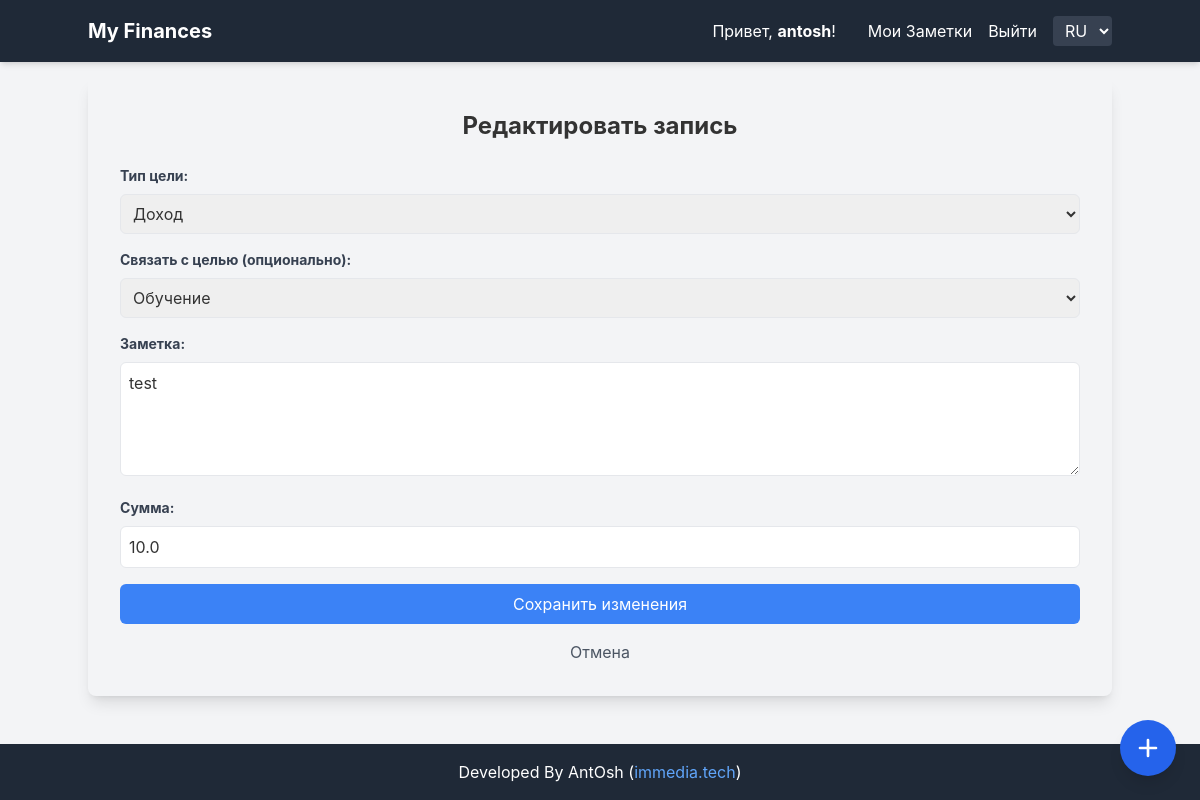
Screenshot of /edit_goal/7 (signed in) with the database file from the repository.
### tables this page shows
CREATE TABLE users (
            id INTEGER PRIMARY KEY AUTOINCREMENT,
            username TEXT UNIQUE NOT NULL,
            password_hash TEXT NOT NULL
        );

CREATE TABLE goals (
                    id INTEGER PRIMARY KEY AUTOINCREMENT,
                    user_id INTEGER NOT NULL,
                    goal_type TEXT NOT NULL,
                    note TEXT NOT NULL,
                    amount REAL DEFAULT 0.00,
                    created_at TIMESTAMP DEFAULT CURRENT_TIMESTAMP,
                    user_goal_id TEXT, -- ИЗМЕНЕНО: Теперь это TEXT
                    FOREIGN KEY (user_id) REFERENCES users (id)
                );

### app.py (the view, shortened to what this page needs)
@app.route('/edit_goal/<int:goal_id>', methods=['GET', 'POST'])
@login_required
def edit_goal(goal_id):
    conn = get_db()
    cursor = conn.cursor()
    user_id = g.user['id']
    cursor.execute("SELECT * FROM goals WHERE id = ?", (goal_id,))
    goal = cursor.fetchone()
    if goal is None or goal['user_id'] != user_id:
        flash(_('Запись не найдена или у вас нет прав доступа.'), 'danger')
        return redirect(url_for('user_notes', username=g.user['username']))
    user_goals = FIXED_GOALS  # НОВОЕ: Используем фиксированные цели
    return render_template('edit_goal.html', goal=goal, user_goals=user_goals)

### app.py (called while the page is built)
def get_locale_from_request():
    lang = request.args.get('lang')
    if lang in LOCALES:  # Проверяем, что язык есть в нашем словаре
        session['lang'] = lang
        return lang
    if 'lang' in session and session['lang'] in LOCALES:
        return session['lang']
    best_browser_match = request.accept_languages.best_match(LOCALES.keys())
    if best_browser_match and best_browser_match in LOCALES:
        return best_browser_match
    return 'ru'  # Язык по умолчанию, если ничего не найдено

@app.before_request
def set_g_locale():
    g.locale = get_locale_from_request()

def get_db():
    if 'db' not in g:
        g.db = get_db_connection()
    return g.db

@app.before_request
def load_logged_in_user():
    user_id = session.get('user_id')
    if user_id is None:
        g.user = None
    else:
        conn = get_db()
        cursor = conn.cursor()
        cursor.execute("SELECT * FROM users WHERE id = ?", (user_id,))
        g.user = cursor.fetchone()

def login_required(view):
    @functools.wraps(view)
    def wrapped_view(**kwargs):
        if g.user is None:
            flash(_('Для доступа к этой странице необходимо войти в систему.'), 'warning')
            return redirect(url_for('login'))
        return view(**kwargs)
    return wrapped_view

### database.py (called while the page is built)
def get_db_connection():
    conn = sqlite3.connect(DATABASE)
    conn.row_factory = sqlite3.Row
    return conn

### locales.py (called while the page is built)
def gettext_manual(text, **variables):
    from flask import g
    current_locale = getattr(g, 'locale', 'ru')
    translated_text = LOCALES.get(current_locale, {}).get(text, text)
    if variables:
        try:
            return translated_text % variables
        except TypeError:
            return translated_text
    return translated_text

### templates/edit_goal.html (shortened to what this page needs)
{% extends 'base.html' %}
{% block content %}
    <h2 class="text-2xl font-bold mb-6 text-center">{{ _('Редактировать запись') }}</h2>
    {% if goal %}
        <form method="post" class="space-y-4">
            <div>
                <label for="goal_type" class="block text-gray-700 text-sm font-bold mb-2">{{ _('Тип цели:') }}</label>
                <select id="goal_type" name="goal_type" class="w-full p-2 border rounded-md">
                    <option value="income" {% if goal.goal_type == 'income' %}selected{% endif %}>{{ _('Доход') }}</option>
                </select>
            </div>
            <div>
                <label for="user_goal" class="block text-gray-700 text-sm font-bold mb-2">{{ _('Связать с целью (опционально):') }}</label>
                <select id="user_goal" name="user_goal_id" class="w-full p-2 border rounded-md">
                    {% for goal_name in user_goals %}
                        <option value="{{ goal_name }}" {% if goal.user_goal_id == goal_name %}selected{% endif %}>{{ _(goal_name) }}</option>
                    {% endfor %}
                </select>
            </div>
            <div>
                <label for="note" class="block text-gray-700 text-sm font-bold mb-2">{{ _('Заметка:') }}</label>
                <textarea id="note" name="note" rows="4" class="w-full p-2 border rounded-md" required>{{ goal.note }}</textarea>
            </div>
            <div>
                <label for="amount" class="block text-gray-700 text-sm font-bold mb-2">{{ _('Сумма:') }}</label>
                <input type="number" id="amount" name="amount" step="0.01" value="{{ goal.amount if goal.amount is not none else '0.00' }}" class="w-full p-2 border rounded-md" required>
            </div>
            <button type="submit" class="w-full bg-blue-500 text-white p-2 rounded-md hover:bg-blue-600">{{ _('Сохранить изменения') }}</button>
            <a href="{{ url_for('user_notes', username=g.user.username) }}" class="block text-center mt-4 text-gray-600 hover:underline">{{ _('Отмена') }}</a>
        </form>
    {% else %}
        <p class="text-gray-600 text-center">{{ _('Запись не найдена или у вас нет прав доступа.') }}</p>
    {% endif %}
{% endblock %}

### templates/base.html (shortened to what this page needs)
<!DOCTYPE html>
<html lang="{{ g.locale }}">
<head>
    <script src="https://cdn.tailwindcss.com"></script>
</head>
<body class="flex flex-col min-h-screen">
    <nav class="w-full bg-gray-800 text-white p-4 shadow-md">
        <div class="container mx-auto flex flex-wrap justify-between items-center">
            <a href="{{ url_for('index') }}" class="text-xl font-bold hover:text-gray-300">My Finances</a>
            <div id="main-navigation-menu" class="hidden md:flex md:items-center md:w-auto w-full">
                <div class="flex flex-col md:flex-row md:space-x-4 mt-4 md:mt-0 items-center">
                    {% if g.user %}
                        <span class="mr-4">{{ _('Привет,') }} <span class="font-bold">{{ g.user.username }}</span>!</span>
                        <a href="{{ url_for('user_notes', username=g.user.username) }}" class="mr-4 hover:text-gray-300">{{ _('Мои Заметки') }}</a>
                        <a href="{{ url_for('logout') }}" class="hover:text-gray-300">{{ _('Выйти') }}</a>
                    {% else %}
                        <a href="{{ url_for('register') }}" class="mr-4 hover:text-gray-300">{{ _('Регистрация') }}</a>
                        <a href="{{ url_for('login') }}" class="hover:text-gray-300">{{ _('Войти') }}</a>
                    {% endif %}
                    <select id="language-selector" class="ml-4 px-2 py-1 rounded bg-gray-700 text-white border-none">
                        <option value="ru" {% if g.locale == 'ru' %}selected{% endif %}>RU</option>
                    </select>
                </div>
            </div>
        </div>
    </nav>
    <div class="main-content-wrapper">
        <div class="container bg-transparent p-8 rounded-lg shadow-lg">
            {% block content %}{% endblock %}
        </div>
    </div>
    <footer class="w-full bg-gray-800 text-white p-4 text-center shadow-md mt-auto">
        Developed By AntOsh (<a href="https://immediatech.net" target="_blank" class="text-blue-400 hover:underline">immedia.tech</a>)
    </footer>
    <a href="{{ url_for('index') }}" id="add-goal-fab" class="fixed bottom-6 right-6 bg-blue-600 text-white w-14 h-14 rounded-full flex items-center justify-center shadow-lg hover:bg-blue-700 transition duration-300 z-50">
        <svg class="w-8 h-8" fill="none" stroke="currentColor" viewBox="0 0 24 24" xmlns="http://www.w3.org/2000/svg">
            <path stroke-linecap="round" stroke-linejoin="round" stroke-width="2" d="M12 6v6m0 0v6m0-6h6m-6 0H6"></path>
        </svg>
    </a>
</body>
</html>

### templates/base.html (style rules this page uses)
body { font-family: 'Inter', sans-serif; background-color: #f3f4f6; color: #333; min-height: 100vh; display: flex; flex-direction: column; }
.main-content-wrapper { flex-grow: 1; display: flex; justify-content: center; align-items: flex-start; padding: 1rem; }
.container { max-width: 800px; width: 100%; }
input[type="text"], input[type="password"], textarea, select { @apply p-3 border border-gray-300 rounded-md focus:outline-none focus:ring-2 focus:ring-blue-500 w-full; }
button { @apply bg-blue-600 text-white p-3 rounded-md hover:bg-blue-700 transition duration-200; }

### rows the page displays
users: user.username "antosh"
goals: goal_type "Доход", user_goal_id "Обучение", note "test", amount "10.0"
